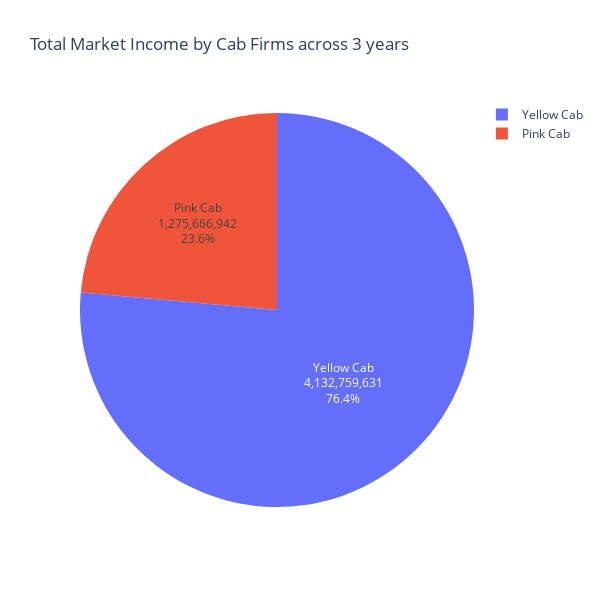

Notebook code for this chart:
### Code cell
dict1 = {"Pink Cab" : [Pink_CabData["Income_(USD/Month)"].sum()] ,"Yellow Cab" : [Yellow_CabData["Income_(USD/Month)"].sum()] }

data_income = pd.DataFrame(dict1).T

fig1 = px.pie(data_income,
                        values=data_income[0],
                        names=data_income.index ,title="Total Market Income by Cab Firms across 3 years"
                        )
fig1.update_traces(
                        textposition='inside',
                        textinfo='value+percent+label'
                        )
fig1.update_layout( width = 600 , height = 600 )

### Figure 1 — Plotly figure (JSON) as saved in the notebook; plotly's stock layout.template omitted (floating-point values rounded to 4 significant figures)
{"data": [{"domain": {"x": [0, 1], "y": [0, 1]}, "hovertemplate": "index=%{label}<br>0=%{value}<extra></extra>", "labels": ["Pink Cab", "Yellow Cab"], "legendgroup": "", "name": "", "showlegend": true, "textinfo": "value+percent+label", "textposition": "inside", "type": "pie", "values": [1275666942, 4132759631]}], "layout": {"height": 600, "legend": {"tracegroupgap": 0}, "title": {"text": "Total Market Income by Cab Firms across 3 years"}, "width": 600}}
